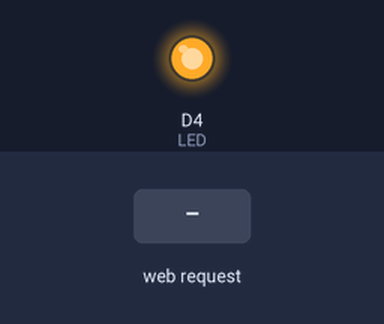
Simulated run of this sketch. Board: ESP8266 (NodeMCU). On the bench: output pins drawn as LEDs (lit = HIGH). The inputs (shaded band) are chosen by the test bench. WiFi joins after 1.5 s; servers stay silent unless stated; what the sketch prints to the serial monitor is not drawn.

Above: at 2.7 s.
2.8 s: HTTP request GET /ledOff received
At 4.2 s:
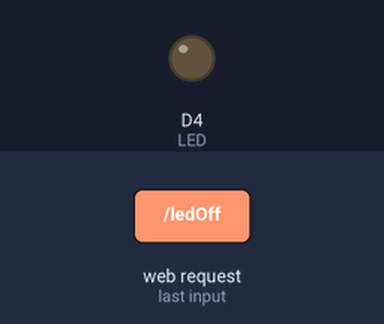
5.8 s: HTTP request GET /ledOn received
At 6.6 s:
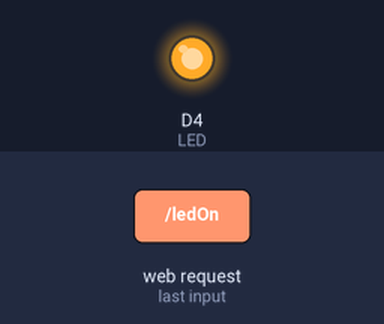
Timing chart, 0 to 8.8 s (numbered marks = the images above; inputs shaded):
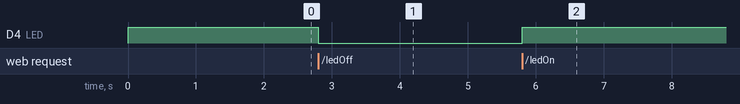

The sketch:

Praktikum_1___Praktikum_Sistem_Kendali_LED_dengan_Web_Server.ino
```cpp
#include <ESP8266WiFi.h>
#include <WiFiClient.h>

//ESP Web Server Library to host a web page
#include <ESP8266WebServer.h>

//---------------------------------------------------------------
//Our HTML webpage contents in program memory
const char MAIN_page[] PROGMEM = R"=====(
<!DOCTYPE html>
<html>
<body>
<center>
<h1>WiFi LED on off Control: 1</h1><br>
Click to turn <a href="ledOn">LED ON</a><br>
Click to turn <a href="ledOff">LED OFF</a><br>
<hr>
<a href="https://indobot.co.id">Indobot Academy</a>
</center>

</body>
</html>
)=====";
//---------------------------------------------------------------
//On board LED Connected to GPIO2
#define LED D4

//SSID and Password of your WiFi router
const char* ssid = "HOKYA HOKYA";
const char* password = "noconcibaotroshijos";

//Declare a global object variable from the ESP8266WebServer class.
ESP8266WebServer server(80); //Server on port 80

//===============================================================
// This routine is executed when you open its IP in browser
//===============================================================
void handleRoot() {
Serial.println("You called root page");
String s = MAIN_page; //Read HTML contents
server.send(200, "text/html", s); //Send web page
}

void handleLEDon() {
Serial.println("LED on page");
digitalWrite(LED,HIGH); //LED is connected in reverse
server.send(200, "text/html", "LED is ON"); //Send ADC value only to client ajax request
}

void handleLEDoff() {
Serial.println("LED off page");
digitalWrite(LED,LOW); //LED off
server.send(200, "text/html", "LED is OFF"); //Send ADC value only to client ajax request
}
//==============================================================
// SETUP
//==============================================================
void setup(void){
Serial.begin(115200);

WiFi.begin(ssid, password); //Connect to your WiFi router
Serial.println("");

//Onboard LED port Direction output
pinMode(LED,OUTPUT);
//Power on LED state off
digitalWrite(LED,HIGH);

// Wait for connection
while (WiFi.status() != WL_CONNECTED) {
delay(500);
Serial.print(".");
}

//If connection successful show IP address in serial monitor
Serial.println("");
Serial.print("Connected to ");
Serial.println(ssid);
Serial.print("IP address: ");
Serial.println(WiFi.localIP()); //IP address assigned to your ESP

server.on("/", handleRoot); //Which routine to handle at root location. This is display page
server.on("/ledOn", handleLEDon); //as Per <a href="ledOn">, Subroutine to be called
server.on("/ledOff", handleLEDoff);

server.begin(); //Start server
Serial.println("HTTP server started");
}
//==============================================================
// LOOP
//==============================================================
void loop(void){
server.handleClient(); //Handle client requests
}
```

Measured:
- after the input at 2.8 s, D4 (LED): HIGH → LOW at once
- after the input at 5.8 s, D4 (LED): LOW → HIGH at once
